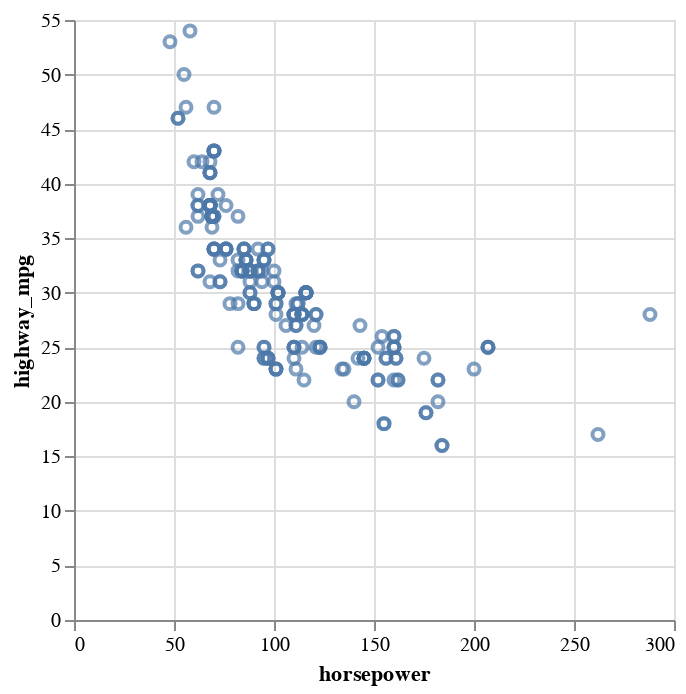

Source (notebook cell):
### Markdown cell above
A scatterplot using short-hand syntax

### Code cell
# A scatterplot using short-hand syntax
alt.Chart(df).mark_point().encode(
    x='horsepower',
    y='highway_mpg',
)

### Figure 1 — Vega-Lite specification as saved in the notebook (floating-point values rounded to 4 significant figures; data arrays with more than 128 entries replaced by an {"elided": "..."} marker saying what was removed)
{"config": {"view": {"continuousWidth": 300, "continuousHeight": 300}}, "data": {"name": "data-387f081f80cceeb89d7db8f93752da3d"}, "mark": {"type": "point"}, "encoding": {"x": {"field": "horsepower", "type": "quantitative"}, "y": {"field": "highway_mpg", "type": "quantitative"}}, "$schema": "https://vega.github.io/schema/vega-lite/v5.16.3.json", "datasets": {"data-387f081f80cceeb89d7db8f93752da3d": {"elided": "205 records"}}}
